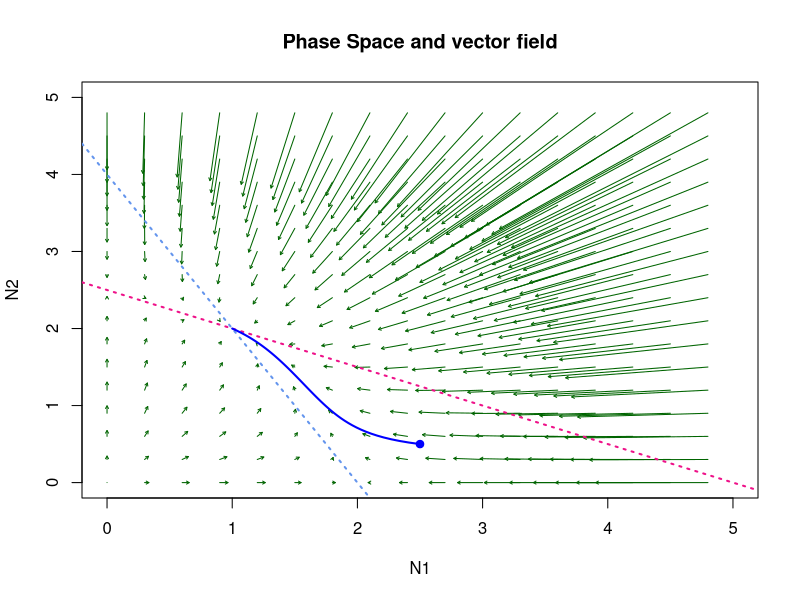
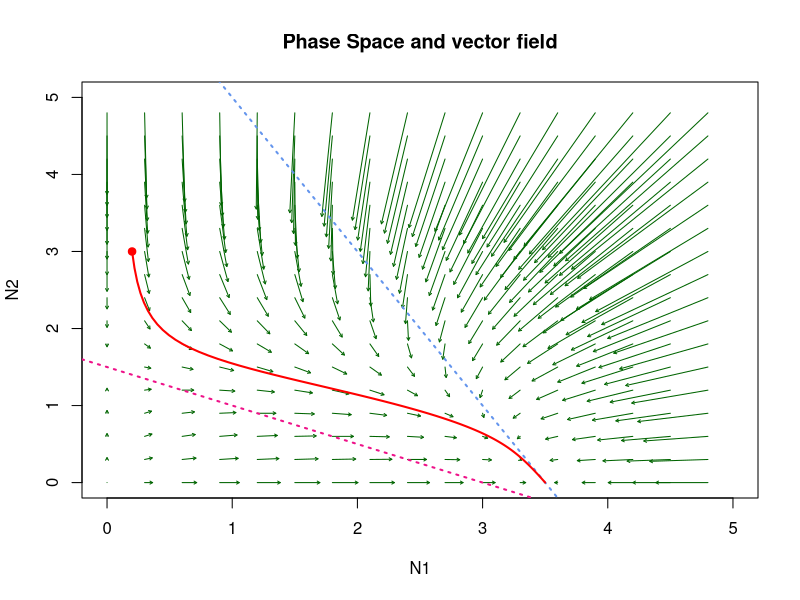
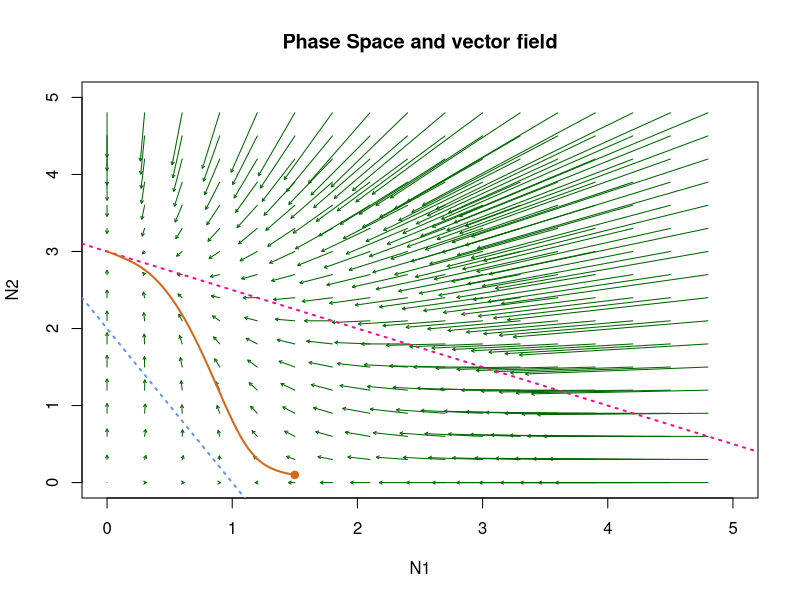
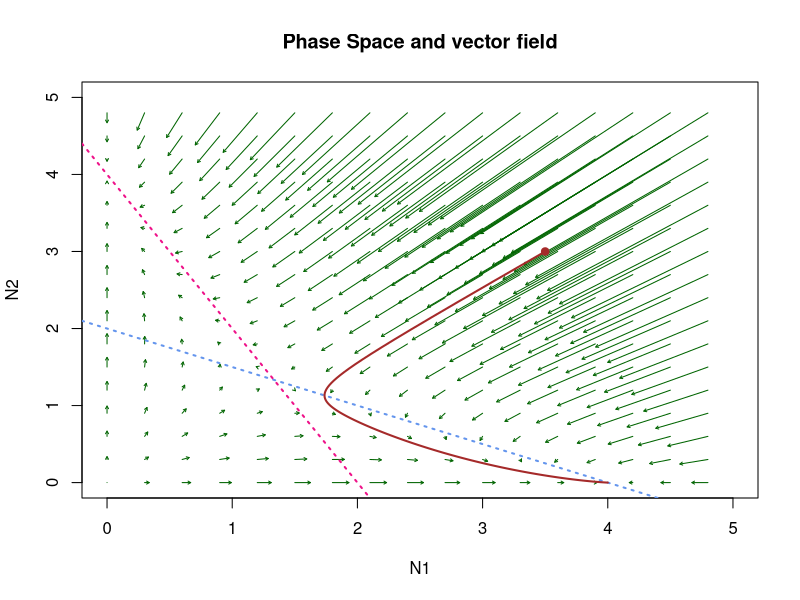
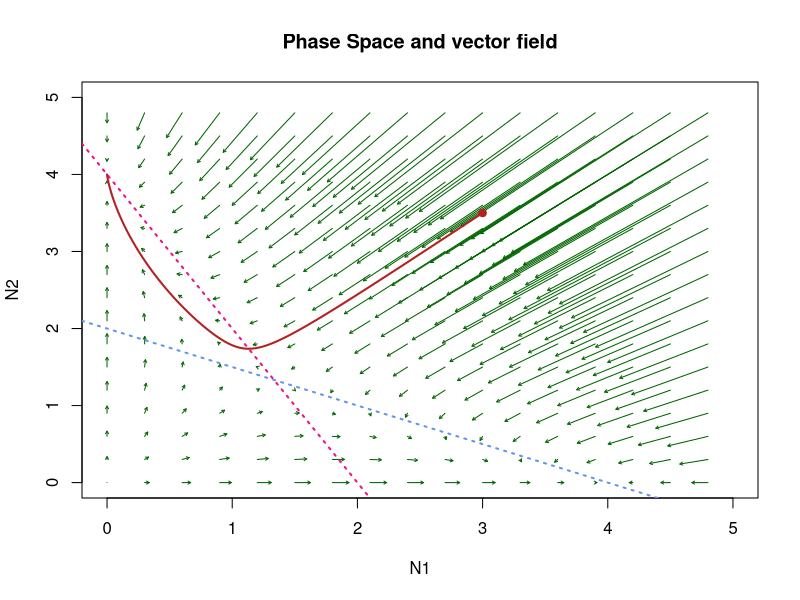
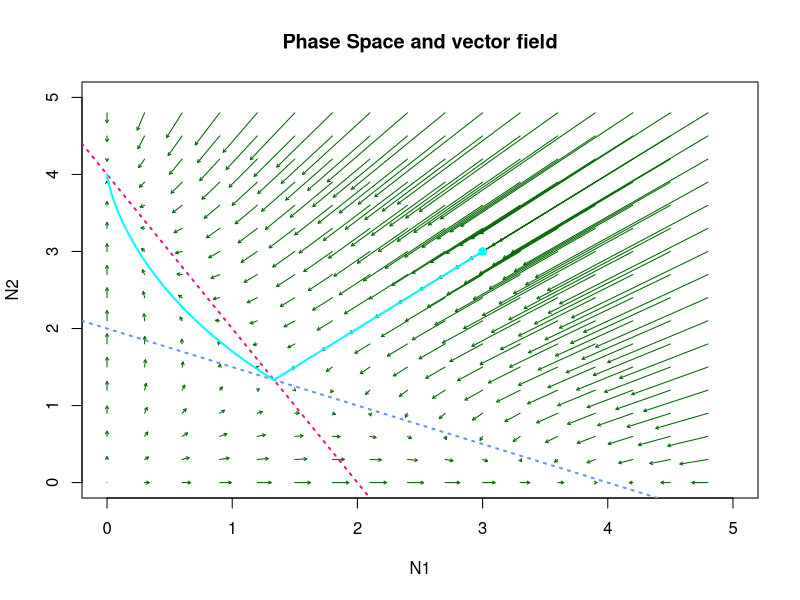

Generate these figures, in order, with R:
## ---- chunk 1
knitr::opts_chunk$set(echo = TRUE)
## ---- chunk 2
# Do not display warning messages (for arrows of length 0)
defaultW <- getOption("warn") 
options(warn = -1) 
## ---- chunk 3
library(deSolve)
library(ggplot2)
library(tidyr)
#?ode
## ---- chunk 4
# Parameters
# Exercise 4


# One function to plot them all and in the pdf to display them. 
# Parameters: 
#   - p: list of parameters for ODE
#   - out: result of ODE
#   - N0: initial state
#   - color: color

vector_field <- function(p, out, N_init, color){
  
  # Limit for the graphical area
  limit = 5
  
  # Sequences for the vector field
  N0.g <- seq(0,limit,0.3)#S
  N1.g <- seq(0,limit,0.3)#I
  
  # Empty plot
  plot(NA, 
       xlab = "N1", # Prey 
       ylab = "N2", # Predator 
       xlim = c(0,limit), 
       ylim = c(0,limit),
       main = "Phase Space and vector field")
  
  # Draw each arrow
  for (i in 1:length(N0.g)){
    for (j in 1:length(N1.g)){
      N1 <- N0.g[i]
      N2 <- N1.g[j]
      dN1 <- N1 * (p$r[1] - p$alpha[1] * N1 - p$alpha[2] * N2) # 
      dN2 <- N2 * (p$r[2] - p$alpha[3] * N1 - p$alpha[4] * N2) # 
      arrows(N1, N2, N1+dN1/15, N2+dN2/15, length = 0.03, col = "darkgreen", lwd = 1)
    }
  }
  
  # Isoclines
  
  #non-trivial zero growth isocline for N1
  isocline_1_intercept <- p$r[1]/p$alpha[2]
  Isocline_1_slope <- -(p$alpha[1])/p$alpha[2]
  
  #non-trivial zero growth isocline for N2
  isocline_2_intercept <- p$r[2]/p$alpha[4]
  isocline_2_slope <- -(p$alpha[3])/p$alpha[4]
  
  
  abline(a=isocline_1_intercept, b= Isocline_1_slope, col='cornflowerblue', lty='dotted', lwd = 2)
  abline(a=isocline_2_intercept, b= isocline_2_slope, col='deeppink2', lty='dotted', lwd = 2)
    
  # Trajectories and start point
  lines(x = out[,2], y = out[,3], col=color, lwd = 2)
  points(N_init[1],N_init[2],pch=19,cex=1,col=color)
}

# Derivative
f <- function(t,N,p){
  N1 <- N[1]
  N2 <- N[2]
  dN1 <- N1 * (p$r[1] - (p$alpha[1] * N1) - (p$alpha[2] * N2))
  dN2 <- N2 * (p$r[2] - (p$alpha[3] * N1) - (p$alpha[4] * N2))
  return(list(c(dN1,dN2)))
}

time_steps <- seq(0,250,0.05)

# Initial states
N0 <- c(2.5,0.5)
N1 <- c(0.2,3)
N2 <- c(1.5,0.1)
N3 <- c(3.5,3)
N4 <- c(3,3.5)

Nx <- c(3,3)

# Parameters
p0 <- list(r = c(2,2.5), alpha = c(1,0.5,0.5,1))
p1 <- list(r = c(3.5,1.5), alpha = c(1,0.5,0.5,1))
p2 <- list(r = c(1,3), alpha = c(1,0.5,0.5,1))
p3 <- list(r = c(2,2), alpha = c(0.5,1,1,0.5))
p4 <- list(r = c(2,2), alpha = c(0.5,1,1,0.5))

px <- list(r = c(2,2), alpha = c(0.5,1,1,0.5))


# Model solutions

out0 <- ode(y = N0, times = time_steps, func = f, parms = p0, method = c("ode45"))
out1 <- ode(y = N1, times = time_steps, func = f, parms = p1, method = c("ode45"))
out2 <- ode(y = N2, times = time_steps, func = f, parms = p2, method = c("ode45"))
out3 <- ode(y = N3, times = time_steps, func = f, parms = p3, method = c("ode45"))
out4 <- ode(y = N4, times = time_steps, func = f, parms = p4, method = c("ode45"))

outx <- ode(y = Nx, times = time_steps, func = f, parms = px, method = c("ode45"))
# Plots bellow 


## ---- chunk 5
vector_field(p0,out0,N0,"blue")
## ---- chunk 6
vector_field(p1,out1,N1,"red")
# N1 is a better competitor
## ---- chunk 7
vector_field(p2,out2,N2,"chocolate")
# N2 is a better competitor
## ---- chunk 8
vector_field(p3,out3,N3,"Brown")

## ---- chunk 9
vector_field(p4,out4,N4,"firebrick")
## ---- chunk 10
vector_field(px,outx,Nx,"cyan")
## ---- chunk 11
options(warn = defaultW)
